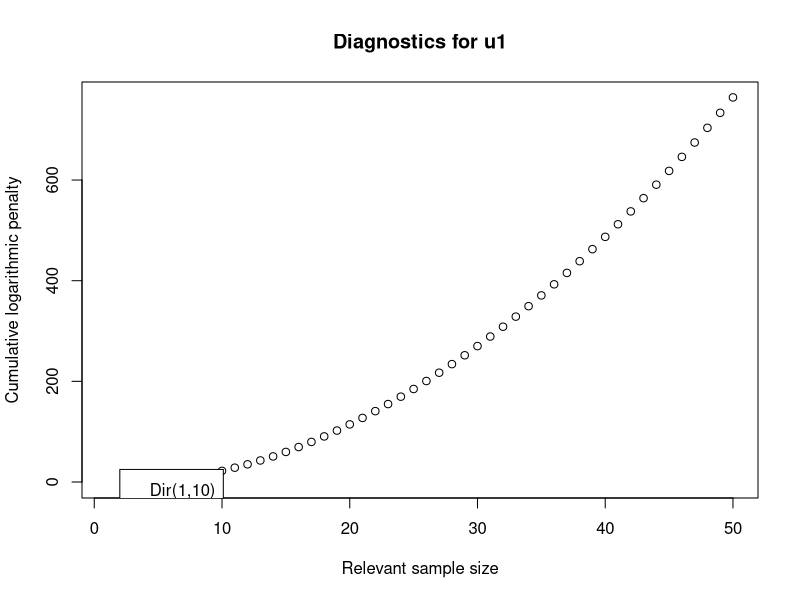
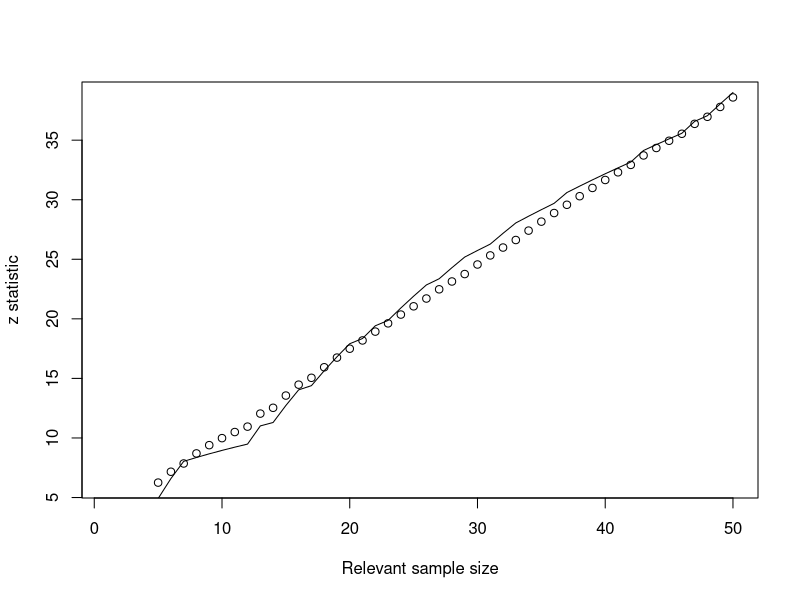

The R source for these figures, in order:
library(dplyr);library(ggplot2)
setwd("/home/rachel/Documents/diagnostics/")
df<-read.csv(file = "CHDS.latentexample1.csv")

 df %>%
   group_by(Social, Economic, Events, Admission) %>%
   tally() -> counts #counts for all pathways in the CEG
 #write.csv(counts,'counts.csv')

 
#df is the data in question, col_name is the stage in question, prior is the set prior (must have right number of iterations), n is the max sample size we wish to consider.
 #df should be filtered first
 get.zhed <- function(df, col_name="Events", prior, n=50) {#dataframes should also be added for the counts
  #add checks to make sure that prior has same number of items as counts in dataframe
  Zm <- rep(NA, n)
  Sm <- rep(NA, n)
  Em <- rep(NA, n)
  Vm <- rep(NA, n)
  p <- rep(NA, n)
  
  for (i in 5:n){#burning first 5 observations
    df_cut <- df[1:i,] 
    df_cut %>%
      group_by_(col_name) %>% #groups by the stage of interest
      tally() -> u1 #stage1
    counts = u1$n 
    p[i] = (lgamma(sum(prior)) + sum(lgamma(prior+counts)) - (sum(lgamma(prior)) + lgamma(sum(prior)+sum(counts))))#logprobability
    #p[i] = sum(gamma(prior))*prod(gamma(prior+counts))/(prod(gamma(prior)) * gamma(sum(prior)+sum(counts)))#prob of observing the sequence
    #p[i] = sum(gamma(prior))* gamma(prior+counts)/(prod(gamma(prior)) * gamma(sum(prior)+sum(counts)))#prob of observing each iteration
    #compute the z statistics
   Sm[i]=-p[i]
   #Em[i]=-p[i]*exp(p[i])
   Em[i]=sum((prior/sum(prior))*sum(counts))
   #Vm[i]=exp(p[i])*(p[i])^2 - (Em[i])^2
   Vm[i]=sum(prior*(sum(prior)-prior))/(sum(prior)^2*(sum(prior)+1))
   Zm[i]=sum(na.omit(Sm)) - sum(na.omit(Em)) / sqrt(sum(na.omit(Vm)))
  }
  return(list(Sm,Zm, Em, Vm))
}

mod1 <- get.zhed(df,col_name = "Social", prior=c(10,1),n=50)
mod2 <- get.zhed(df,col_name = "Social", prior=c(.05,.05),n=50)

plot(mod2[[2]],xlab='Relevant sample size', ylab = 'Cumulative logarithmic penalty')
lines(mod1[[2]])
legend(2,25,c("Dir(1,10)", "Dir(6,4)"))
title("Diagnostics for u1")
plot(mod2[[1]],xlab='Relevant sample size', ylab = 'z statistic')
lines(mod1[[1]])

#how do we store positions of the CEG in the dplyr function? 
df %>% group_by(Social) %>% tally() #w1
df %>% filter(Social=="High") %>% group_by(Economic) %>% tally() #w2
df %>% filter(Social=="Low") %>% group_by(Economic) %>% tally() #w3
df %>% filter(Social=="High") %>% group_by(Events) %>% tally() #w4
df %>% filter(Social=="Low", Economic=="High") %>% group_by(Events) %>% tally() #w5
df %>% filter(Social=="Low", Economic=="Low") %>% group_by(Events) %>% tally() #w6
df %>% filter(Social=="High",Events=="Low") %>% group_by(Admission) %>% tally() #w7


